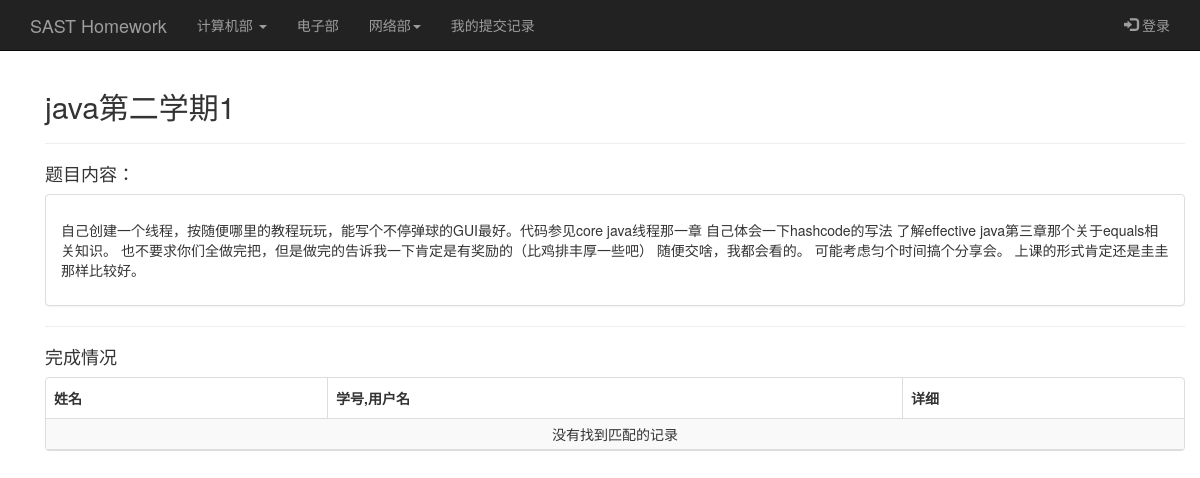
Page /homework-detail/47/ on the committed database.
### submission_system/models.py (models this page shows, shortened)
class Homework(models.Model):
    courser = models.ForeignKey(Courser, verbose_name='课程')
    name = models.CharField(max_length=50, verbose_name='作业标题')
    content = models.TextField(verbose_name='详细(以md形式保存)', null=True)
    class Meta:
        verbose_name = '作业'
        verbose_name_plural = '作业'

### submission_system/views.py (the view)
# urls.py: url(r'homework-detail/(?P<homework_id>\d+)/', homework_detail, name='homework_detail'),
def homework_detail(request, homework_id):
    homework = Homework.objects.get(pk=homework_id)
    return render(request, 'homework_detail.html', context={'homework': homework, })

### homework_submission/context_processor.py (called while the page is built)
def coursers(request):
    cs_coursers = Courser.objects.filter(part__name="计算机部")
    ee_coursers = Courser.objects.filter(part__name="电子部")
    web_coursers = Courser.objects.filter(part__name="网络部")
    return {"cs_coursers": cs_coursers, "ee_coursers": ee_coursers, "web_coursers": web_coursers}

### submission_system/templatetags/custom_markdown.py (called while the page is built)
@register.filter(is_safe=True)
@stringfilter
def custom_markdown(value):
    return mark_safe(markdown2.markdown(force_text(value),
                                        extras=["fenced-code-blocks", "cuddled-lists", "metadata", "tables",
                                                "spoiler"]))

### submission_system/templates/homework_detail.html (shortened to what this page needs)
{% extends 'base.html' %}
{% load custom_markdown %}
{% block extra_css %}
    {% load staticfiles %}
    <link href="{% static 'css/default.css' %}" rel="stylesheet">
    <link rel="stylesheet" href="{% static 'css/bootstrap-table.css' %}">
{% endblock %}
{% block content %}
    <div class="container">
        <h2>{{ homework.name }}</h2>
        <hr>
        <h4>题目内容：</h4>
        <div class="panel panel-default">
            <div class="panel-body">
                <p>{{ homework.content|custom_markdown }}</p>
            </div>
        </div>
        <hr>
        <h4>完成情况</h4>
        <table id="table"
               data-toggle="table"
               data-url="{% url 'get_finished' homework.pk %}"
               data-side-pagination="server"
               data-pagination="true"
               data-show-export="true"
               data-page-size=100
               data-classes="table table-hover table-condensed"
               data-striped="true"
        >
            <thead>
            <tr>
                <th data-field="name">姓名</th>
                <th data-field="id_num">学号,用户名</th>
                <th data-field="">详细</th>
            </tr>
            </thead>
        </table>
    </div>
{% endblock %}

### rows in the picture
Homework: name "java第二学期1", content|custom_markdown "自己创建一个线程，按随便哪里的教程玩玩，能写个不停弹球的GUI最好。代码参见core java线程那一章 自己体会一下hashcode的写法 了解effective java第三章那个关于equals相关知识。 也不要求你们全做完把，但是做完的告诉我一下肯定是有奖励的（比鸡排丰厚一些吧） 随便交啥，我都会看的。 可能考虑匀个时间搞个分享会。 上课的形式肯定还是圭圭那样比较好。"
